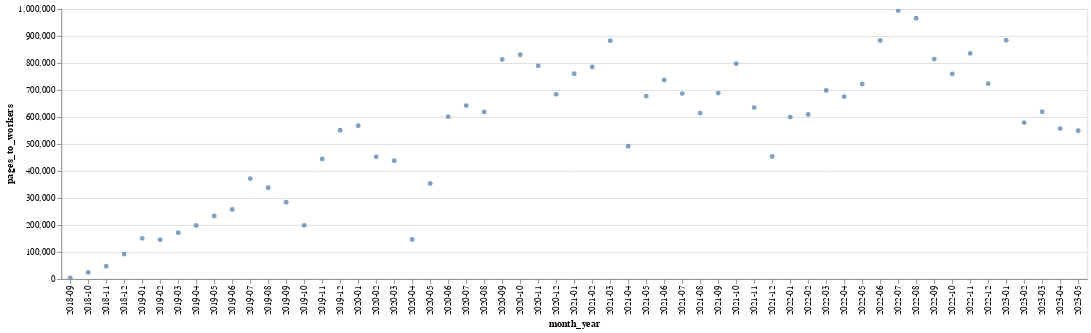

Notebook source saved alongside this figure:
### Code cell
selector = alt.selection_point(encodings=['color'])
alt.Chart(scans_workers.loc[scans_workers['name']=='Innodata Knowledge Services, Inc.']).mark_circle().encode(
    x='month_year:N',
    y='pages_to_workers:Q'

#     color = alt.condition(selector, 'name:N', alt.value('lightgray'))
).add_params(selector).interactive()

### Figure 1 — Vega-Lite specification as saved in the notebook (floating-point values rounded to 4 significant figures)
{"config": {"view": {"continuousWidth": 300, "continuousHeight": 300}}, "data": {"name": "data-95a560f265dfbd8049c7cf5787265d94"}, "mark": {"type": "circle"}, "encoding": {"x": {"field": "month_year", "type": "nominal"}, "y": {"field": "pages_to_workers", "type": "quantitative"}}, "params": [{"name": "param_272", "select": {"type": "point", "encodings": ["color"]}}, {"name": "param_273", "select": {"type": "interval", "encodings": ["x", "y"]}, "bind": "scales"}], "$schema": "https://vega.github.io/schema/vega-lite/v5.8.0.json", "datasets": {"data-95a560f265dfbd8049c7cf5787265d94": [{"name": "Innodata Knowledge Services, Inc.", "month_year": "2018-09", "books_scanned": 224, "operator": 9, "pages_scanned": 38550.0, "scans_to_workers": 24.89, "pages_to_workers": 4284.0}, {"name": "Innodata Knowledge Services, Inc.", "month_year": "2018-10", "books_scanned": 2895, "operator": 26, "pages_scanned": 637900.0, "scans_to_workers": 111.3, "pages_to_workers": 24530.0}, {"name": "Innodata Knowledge Services, Inc.", "month_year": "2018-11", "books_scanned": 4254, "operator": 24, "pages_scanned": 1130000.0, "scans_to_workers": 177.2, "pages_to_workers": 47070.0}, {"name": "Innodata Knowledge Services, Inc.", "month_year": "2018-12", "books_scanned": 8441, "operator": 24, "pages_scanned": 2213000.0, "scans_to_workers": 351.7, "pages_to_workers": 92190.0}, {"name": "Innodata Knowledge Services, Inc.", "month_year": "2019-01", "books_scanned": 14400, "operator": 26, "pages_scanned": 3915000.0, "scans_to_workers": 553.8, "pages_to_workers": 150600.0}, {"name": "Innodata Knowledge Services, Inc.", "month_year": "2019-02", "books_scanned": 13217, "operator": 27, "pages_scanned": 3922000.0, "scans_to_workers": 489.5, "pages_to_workers": 145300.0}, {"name": "Innodata Knowledge Services, Inc.", "month_year": "2019-03", "books_scanned": 18197, "operator": 31, "pages_scanned": 5306000.0, "scans_to_workers": 587.0, "pages_to_workers": 171200.0}, {"name": "Innodata Knowledge Services, Inc.", "month_year": "2019-04", "books_scanned": 16537, "operator": 27, "pages_scanned": 5349000.0, "scans_to_workers": 612.5, "pages_to_workers": 198100.0}, {"name": "Innodata Knowledge Services, Inc.", "month_year": "2019-05", "books_scanned": 21755, "operator": 29, "pages_scanned": 6759000.0, "scans_to_workers": 750.2, "pages_to_workers": 233100.0}, {"name": "Innodata Knowledge Services, Inc.", "month_year": "2019-06", "books_scanned": 25172, "operator": 29, "pages_scanned": 7463000.0, "scans_to_workers": 868.0, "pages_to_workers": 257300.0}, {"name": "Innodata Knowledge Services, Inc.", "month_year": "2019-07", "books_scanned": 35552, "operator": 30, "pages_scanned": 11160000.0, "scans_to_workers": 1185.0, "pages_to_workers": 371900.0}, {"name": "Innodata Knowledge Services, Inc.", "month_year": "2019-08", "books_scanned": 33481, "operator": 31, "pages_scanned": 10480000.0, "scans_to_workers": 1080.0, "pages_to_workers": 337900.0}, {"name": "Innodata Knowledge Services, Inc.", "month_year": "2019-09", "books_scanned": 27895, "operator": 29, "pages_scanned": 8252000.0, "scans_to_workers": 961.9, "pages_to_workers": 284500.0}, {"name": "Innodata Knowledge Services, Inc.", "month_year": "2019-10", "books_scanned": 23583, "operator": 29, "pages_scanned": 5760000.0, "scans_to_workers": 813.2, "pages_to_workers": 198600.0}, {"name": "Innodata Knowledge Services, Inc.", "month_year": "2019-11", "books_scanned": 54470, "operator": 30, "pages_scanned": 13330000.0, "scans_to_workers": 1816.0, "pages_to_workers": 444200.0}, {"name": "Innodata Knowledge Services, Inc.", "month_year": "2019-12", "books_scanned": 62505, "operator": 30, "pages_scanned": 16530000.0, "scans_to_workers": 2084.0, "pages_to_workers": 550900.0}, {"name": "Innodata Knowledge Services, Inc.", "month_year": "2020-01", "books_scanned": 62321, "operator": 30, "pages_scanned": 17030000.0, "scans_to_workers": 2077.0, "pages_to_workers": 567500.0}, {"name": "Innodata Knowledge Services, Inc.", "month_year": "2020-02", "books_scanned": 41093, "operator": 28, "pages_scanned": 12670000.0, "scans_to_workers": 1468.0, "pages_to_workers": 452300.0}, {"name": "Innodata Knowledge Services, Inc.", "month_year": "2020-03", "books_scanned": 34377, "operator": 26, "pages_scanned": 11390000.0, "scans_to_workers": 1322.0, "pages_to_workers": 438200.0}, {"name": "Innodata Knowledge Services, Inc.", "month_year": "2020-04", "books_scanned": 10307, "operator": 27, "pages_scanned": 3950000.0, "scans_to_workers": 381.7, "pages_to_workers": 146300.0}, {"name": "Innodata Knowledge Services, Inc.", "month_year": "2020-05", "books_scanned": 23563, "operator": 28, "pages_scanned": 9911000.0, "scans_to_workers": 841.5, "pages_to_workers": 353900.0}, {"name": "Innodata Knowledge Services, Inc.", "month_year": "2020-06", "books_scanned": 67625, "operator": 30, "pages_scanned": 18040000.0, "scans_to_workers": 2254.0, "pages_to_workers": 601300.0}, {"name": "Innodata Knowledge Services, Inc.", "month_year": "2020-07", "books_scanned": 73551, "operator": 31, "pages_scanned": 19910000.0, "scans_to_workers": 2373.0, "pages_to_workers": 642200.0}, {"name": "Innodata Knowledge Services, Inc.", "month_year": "2020-08", "books_scanned": 71957, "operator": 31, "pages_scanned": 19180000.0, "scans_to_workers": 2321.0, "pages_to_workers": 618700.0}, {"name": "Innodata Knowledge Services, Inc.", "month_year": "2020-09", "books_scanned": 90810, "operator": 30, "pages_scanned": 24380000.0, "scans_to_workers": 3027.0, "pages_to_workers": 812700.0}, {"name": "Innodata Knowledge Services, Inc.", "month_year": "2020-10", "books_scanned": 93287, "operator": 31, "pages_scanned": 25750000.0, "scans_to_workers": 3009.0, "pages_to_workers": 830700.0}, {"name": "Innodata Knowledge Services, Inc.", "month_year": "2020-11", "books_scanned": 90047, "operator": 30, "pages_scanned": 23680000.0, "scans_to_workers": 3002.0, "pages_to_workers": 789400.0}, {"name": "Innodata Knowledge Services, Inc.", "month_year": "2020-12", "books_scanned": 77889, "operator": 31, "pages_scanned": 21200000.0, "scans_to_workers": 2513.0, "pages_to_workers": 683900.0}, {"name": "Innodata Knowledge Services, Inc.", "month_year": "2021-01", "books_scanned": 90255, "operator": 31, "pages_scanned": 23560000.0, "scans_to_workers": 2911.0, "pages_to_workers": 760200.0}, {"name": "Innodata Knowledge Services, Inc.", "month_year": "2021-02", "books_scanned": 81954, "operator": 28, "pages_scanned": 21980000.0, "scans_to_workers": 2927.0, "pages_to_workers": 784900.0}, {"name": "Innodata Knowledge Services, Inc.", "month_year": "2021-03", "books_scanned": 89066, "operator": 31, "pages_scanned": 27360000.0, "scans_to_workers": 2873.0, "pages_to_workers": 882500.0}, {"name": "Innodata Knowledge Services, Inc.", "month_year": "2021-04", "books_scanned": 52455, "operator": 30, "pages_scanned": 14750000.0, "scans_to_workers": 1748.0, "pages_to_workers": 491800.0}, {"name": "Innodata Knowledge Services, Inc.", "month_year": "2021-05", "books_scanned": 78380, "operator": 31, "pages_scanned": 21000000.0, "scans_to_workers": 2528.0, "pages_to_workers": 677400.0}, {"name": "Innodata Knowledge Services, Inc.", "month_year": "2021-06", "books_scanned": 82414, "operator": 30, "pages_scanned": 22110000.0, "scans_to_workers": 2747.0, "pages_to_workers": 736900.0}, {"name": "Innodata Knowledge Services, Inc.", "month_year": "2021-07", "books_scanned": 76496, "operator": 31, "pages_scanned": 21290000.0, "scans_to_workers": 2468.0, "pages_to_workers": 686700.0}, {"name": "Innodata Knowledge Services, Inc.", "month_year": "2021-08", "books_scanned": 67352, "operator": 31, "pages_scanned": 19050000.0, "scans_to_workers": 2173.0, "pages_to_workers": 614400.0}, {"name": "Innodata Knowledge Services, Inc.", "month_year": "2021-09", "books_scanned": 76195, "operator": 30, "pages_scanned": 20660000.0, "scans_to_workers": 2540.0, "pages_to_workers": 688500.0}, {"name": "Innodata Knowledge Services, Inc.", "month_year": "2021-10", "books_scanned": 83015, "operator": 31, "pages_scanned": 24720000.0, "scans_to_workers": 2678.0, "pages_to_workers": 797500.0}, {"name": "Innodata Knowledge Services, Inc.", "month_year": "2021-11", "books_scanned": 70520, "operator": 30, "pages_scanned": 19040000.0, "scans_to_workers": 2351.0, "pages_to_workers": 634800.0}, {"name": "Innodata Knowledge Services, Inc.", "month_year": "2021-12", "books_scanned": 47637, "operator": 31, "pages_scanned": 14060000.0, "scans_to_workers": 1537.0, "pages_to_workers": 453500.0}, {"name": "Innodata Knowledge Services, Inc.", "month_year": "2022-01", "books_scanned": 64367, "operator": 31, "pages_scanned": 18590000.0, "scans_to_workers": 2076.0, "pages_to_workers": 599600.0}, {"name": "Innodata Knowledge Services, Inc.", "month_year": "2022-02", "books_scanned": 59037, "operator": 28, "pages_scanned": 17050000.0, "scans_to_workers": 2108.0, "pages_to_workers": 609100.0}, {"name": "Innodata Knowledge Services, Inc.", "month_year": "2022-03", "books_scanned": 78530, "operator": 31, "pages_scanned": 21650000.0, "scans_to_workers": 2533.0, "pages_to_workers": 698300.0}, {"name": "Innodata Knowledge Services, Inc.", "month_year": "2022-04", "books_scanned": 64810, "operator": 30, "pages_scanned": 20260000.0, "scans_to_workers": 2160.0, "pages_to_workers": 675300.0}, {"name": "Innodata Knowledge Services, Inc.", "month_year": "2022-05", "books_scanned": 75836, "operator": 31, "pages_scanned": 22380000.0, "scans_to_workers": 2446.0, "pages_to_workers": 722000.0}, {"name": "Innodata Knowledge Services, Inc.", "month_year": "2022-06", "books_scanned": 87203, "operator": 30, "pages_scanned": 26510000.0, "scans_to_workers": 2907.0, "pages_to_workers": 883600.0}, {"name": "Innodata Knowledge Services, Inc.", "month_year": "2022-07", "books_scanned": 91347, "operator": 31, "pages_scanned": 30810000.0, "scans_to_workers": 2947.0, "pages_to_workers": 993900.0}, {"name": "Innodata Knowledge Services, Inc.", "month_year": "2022-08", "books_scanned": 97916, "operator": 30, "pages_scanned": 28960000.0, "scans_to_workers": 3264.0, "pages_to_workers": 965500.0}, {"name": "Innodata Knowledge Services, Inc.", "month_year": "2022-09", "books_scanned": 83360, "operator": 30, "pages_scanned": 24430000.0, "scans_to_workers": 2779.0, "pages_to_workers": 814400.0}, {"name": "Innodata Knowledge Services, Inc.", "month_year": "2022-10", "books_scanned": 91403, "operator": 31, "pages_scanned": 23550000.0, "scans_to_workers": 2948.0, "pages_to_workers": 759600.0}, {"name": "Innodata Knowledge Services, Inc.", "month_year": "2022-11", "books_scanned": 74251, "operator": 30, "pages_scanned": 25070000.0, "scans_to_workers": 2475.0, "pages_to_workers": 835600.0}, {"name": "Innodata Knowledge Services, Inc.", "month_year": "2022-12", "books_scanned": 61570, "operator": 31, "pages_scanned": 22430000.0, "scans_to_workers": 1986.0, "pages_to_workers": 723500.0}, {"name": "Innodata Knowledge Services, Inc.", "month_year": "2023-01", "books_scanned": 83788, "operator": 30, "pages_scanned": 26540000.0, "scans_to_workers": 2793.0, "pages_to_workers": 884500.0}, {"name": "Innodata Knowledge Services, Inc.", "month_year": "2023-02", "books_scanned": 71615, "operator": 28, "pages_scanned": 16220000.0, "scans_to_workers": 2558.0, "pages_to_workers": 579300.0}, {"name": "Innodata Knowledge Services, Inc.", "month_year": "2023-03", "books_scanned": 78602, "operator": 31, "pages_scanned": 19210000.0, "scans_to_workers": 2536.0, "pages_to_workers": 619600.0}, {"name": "Innodata Knowledge Services, Inc.", "month_year": "2023-04", "books_scanned": 51917, "operator": 28, "pages_scanned": 15600000.0, "scans_to_workers": 1854.0, "pages_to_workers": 557000.0}, {"name": "Innodata Knowledge Services, Inc.", "month_year": "2023-05", "books_scanned": 62240, "operator": 31, "pages_scanned": 17020000.0, "scans_to_workers": 2008.0, "pages_to_workers": 548900.0}]}}
